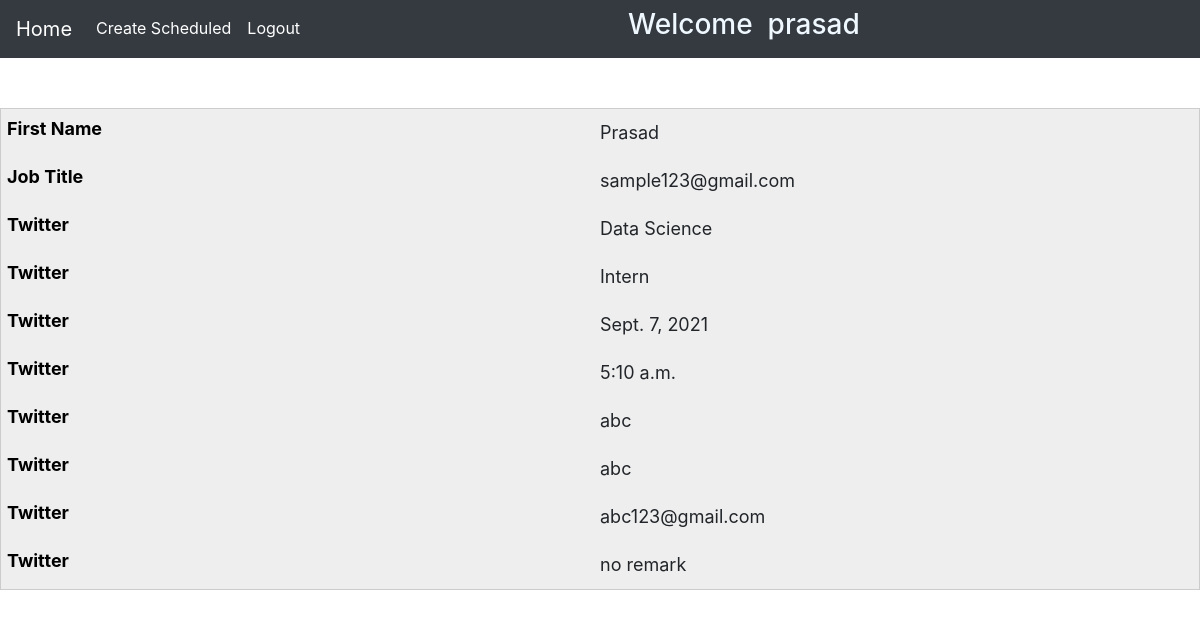
Before: / (signed in) with the older database file.
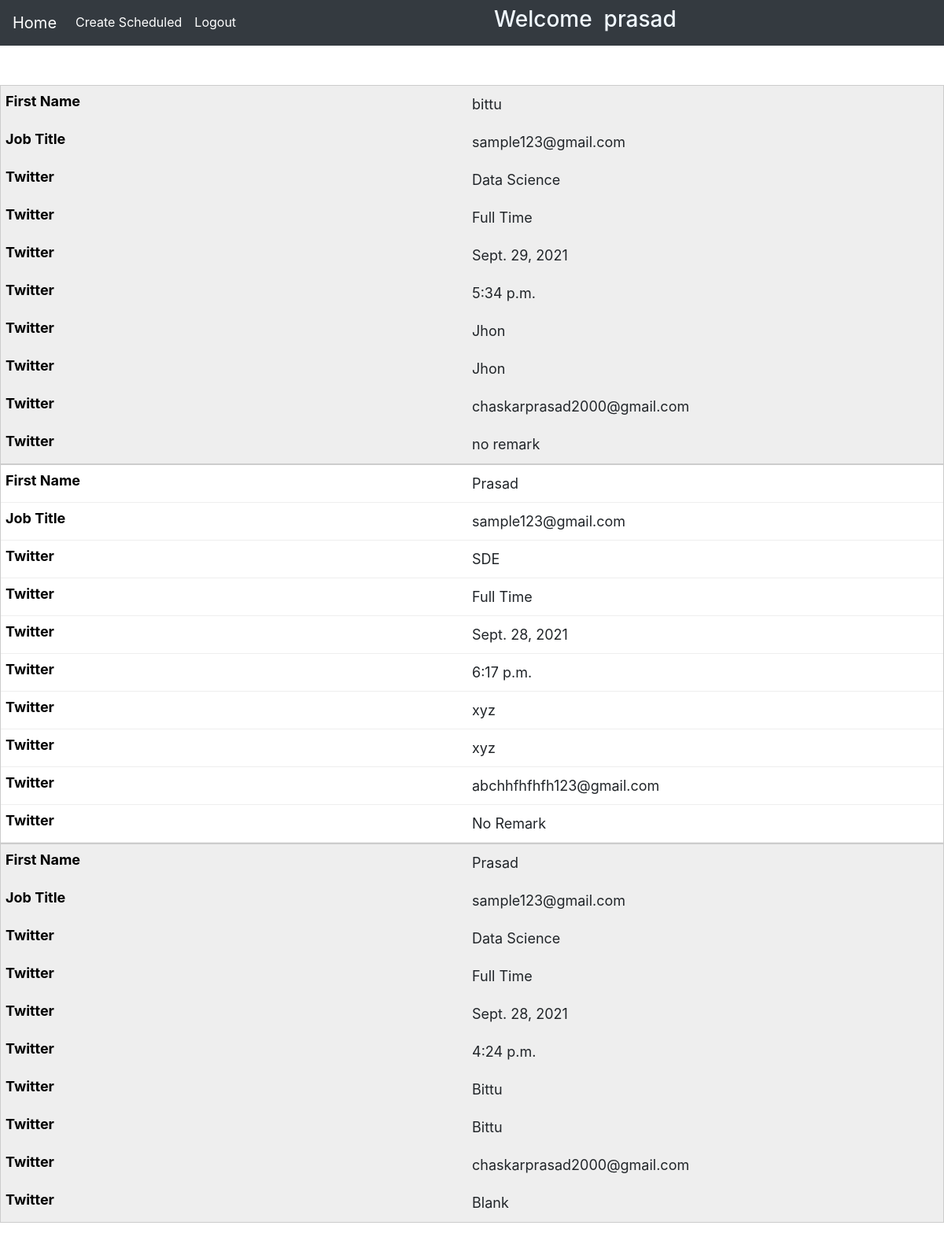
After: the same page with the newer database file.
### myApp/models.py (models this page shows)
class Candidate(models.Model):
    Available_choices = [
    ('In Office','In Office'),
    ('Work From Home','Work From Home')
]
    Status_choices = [
        ('Showed Up','Showed Up'),
        ('Showed Not','Showed Not')
    ]
    name                    =       models.CharField(max_length=100)
    candidate_contact       =       models.CharField(max_length=10)
    candidate_mail          =       models.EmailField()
    candidate_cv            =       models.FileField(upload_to='media/')
    avialable_for           =       models.CharField(max_length=80,choices=Available_choices)
    company                 =       models.CharField(max_length=50)
    technology              =       models.CharField(max_length=50)
    post                    =       models.CharField(max_length=30)
    scheduled_date          =       models.DateField(auto_now_add=False)
    scheduled_time          =       models.TimeField(auto_now_add=False)
    scheduled_by            =       models.CharField(max_length=100)
    interviewr_name         =       models.CharField(max_length=100)
    interviewr_mail         =       models.EmailField()
    status                  =       models.CharField(max_length=30,choices=Status_choices)
    remark                  =       models.CharField(max_length=200)

### myApp/views.py (the view)
# urls.py: 2. Add a URL to urlpatterns:  path('', views.home, name='home')
def home(request):
    records = Candidate.objects.all().order_by('-scheduled_date')
    return render(request,'home.html',{'records':records})

### myApp/templates/home.html (shortened to what this page needs)
{% extends 'base.html' %}
{% block body %}
<nav class="navbar navbar-expand-lg navbar-dark bg-dark">
  <a class="navbar-brand" href="{% url 'home' %}">Home</a>
  <div class="collapse navbar-collapse" id="navbarNav">
    <ul class="navbar-nav">
     {% if user.is_authenticated %}
      <li class="nav-item active">
        <a class="nav-link" href="{% url 'createsched' %}">Create Scheduled</a>
      </li>
      <li class="nav-item active">
        <a class="nav-link" href="{% url 'logout' %}">Logout</a>
      </li>
     <h3 style="color: aliceblue; margin-left: 20pc;">Welcome &nbsp;{{ user.username }}</h3>
     {% else %}
      <li class="nav-item active">
        <a class="nav-link" href="{% url 'login' %}">Login</a>
      </li>
      {% endif %}
    </ul>
  </div>
  </nav>
{% if user.is_authenticated %}
<table>
  <tbody>
    {% for rec in records %}
    <tr>
      <td data-column="First Name">{{ rec.name}}</td>
      <td data-column="Job Title">{{ rec.candidate_mail}}</td>
      <td data-column="Twitter">{{ rec.technology}}</td>
      <td data-column="Twitter">{{ rec.post}}</td>
      <td data-column="Twitter">{{ rec.scheduled_date}}</td>
      <td data-column="Twitter">{{ rec.scheduled_time}}</td>
      <td data-column="Twitter">{{ rec.scheduled_by}}</td>
      <td data-column="Twitter">{{ rec.interviewr_name}}</td>
      <td data-column="Twitter">{{ rec.interviewr_mail}}</td>
      <td data-column="Twitter">{{ rec.remark}}</td>
    </tr>
    {% endfor %}
  </tbody>
</table>
{% endif %}
{% endblock body %}

Changed rows visible on the page:
removed Candidate: name "Prasad", candidate_mail "sample123@gmail.com", technology "Data Science", post "Intern", scheduled_date "Sept. 7, 2021", scheduled_time "5:10 a.m.", scheduled_by "abc", interviewr_name "abc", interviewr_mail "abc123@gmail.com", remark "no remark"
added Candidate: name "bittu", candidate_mail "sample123@gmail.com", technology "Data Science", post "Full Time", scheduled_date "Sept. 29, 2021", scheduled_time "5:34 p.m.", scheduled_by "Jhon", interviewr_name "Jhon", interviewr_mail "chaskarprasad2000@gmail.com", remark "no remark"
added Candidate: name "Prasad", candidate_mail "sample123@gmail.com", technology "SDE", post "Full Time", scheduled_date "Sept. 28, 2021", scheduled_time "6:17 p.m.", scheduled_by "xyz", interviewr_name "xyz", interviewr_mail "abchhfhfhfh123@gmail.com", remark "No Remark"
added Candidate: name "Prasad", candidate_mail "sample123@gmail.com", technology "Data Science", post "Full Time", scheduled_date "Sept. 28, 2021", scheduled_time "4:24 p.m.", scheduled_by "Bittu", interviewr_name "Bittu", interviewr_mail "chaskarprasad2000@gmail.com", remark "Blank"
